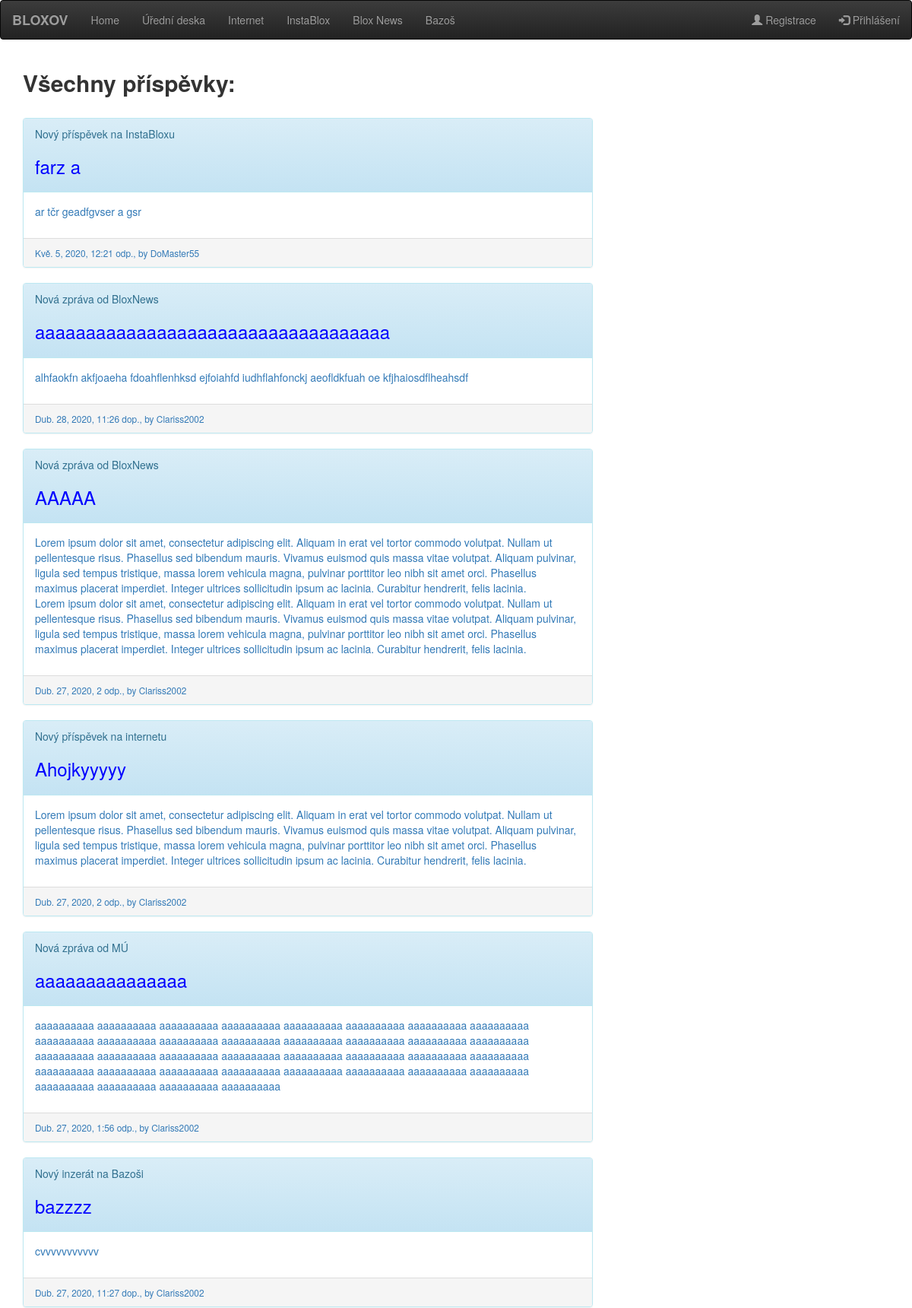
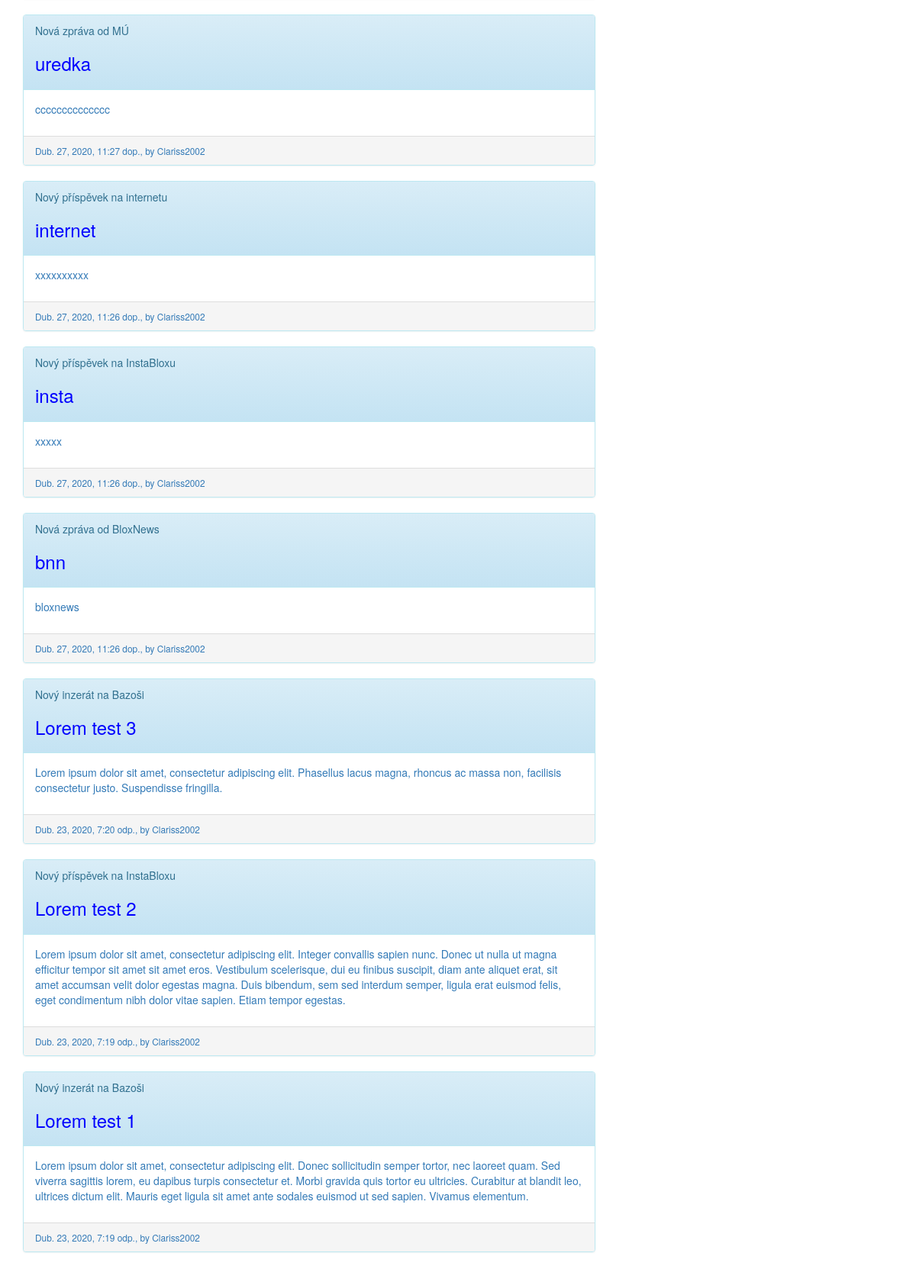
The page / (upper part) on the database its author committed (2 pictures, top to bottom).
### bloxov/models.py (models this page shows, shortened)
class Clanek(models.Model):
    KATEGORIE = (
        (1, 'Bazoš'),
        (2, 'BloxNews'),
        (3, 'InstaBlox'),
        (4, 'Internet'),
        (5, 'Úřední deska'),
    )
    autor = models.ForeignKey('auth.User', on_delete=models.CASCADE, null=True)
    postava = models.ForeignKey('bloxov.Postava', on_delete=models.CASCADE, null=True,
                                verbose_name="Postava jako autor")
    titulek = models.CharField(max_length=100)
    obsah = models.TextField()
    vytvoreno = models.DateTimeField(default=timezone.now)
    publikovano = models.DateTimeField(blank=True, null=True)
    kategorie = models.IntegerField(default=1, choices=KATEGORIE)
    obrazek = models.FileField(upload_to='obrazky/', null=True)
    class Meta:
        verbose_name_plural = 'Clanky'

### bloxov/views.py (the view)
# urls.py: url(r'^$', views.clanek_list, name="clanek_list"),
def clanek_list(request):
    clanky = Clanek.objects.filter(publikovano__lte=timezone.now()).order_by('-publikovano')
    postavy = Postava.objects.order_by('prijmeni')
    return render(request, 'bloxov/clanek_list.html', {'clanky': clanky, 'postavy': postavy})

### bloxov/templates/bloxov/clanek_list.html
{% extends 'bloxov/main.html' %}
{% block content %}
    <h2 style="font-weight: bold;">Všechny příspěvky:</h2>
    <br>
    {% for clanek in clanky %}
        <a href="/clanek/{{clanek.id}}">
            <div class="panel panel-info">
                <div class="panel-heading">
                    {% if clanek.kategorie == 1 %}
                        <p>Nový inzerát na Bazoši</p>
                    {% elif clanek.kategorie == 2 %}
                        <p>Nová zpráva od BloxNews</p>
                    {% elif clanek.kategorie == 3 %}
                        <p>Nový příspěvek na InstaBloxu</p>
                    {% elif clanek.kategorie == 4 %}
                        <p>Nový příspěvek na internetu</p>
                    {% elif clanek.kategorie == 5 %}
                        <p>Nová zpráva od MÚ</p>
                    {% endif %}
                    <h3>{{ clanek.titulek }}</h3>
                </div>
                <div class="panel-body">
                    <p>{{ clanek.obsah|linebreaksbr }}</p>
                </div>
                <div class="panel-footer">
                    <small>{{ clanek.publikovano }}, by {{ clanek.autor }}</small>
                </div>
            </div>
        </a>
    {% endfor %}
{% endblock %}

### bloxov/static/css/main.css (style rules this page uses)
h3, main h4 { color: blue; }

### rows shown on the page
Clanek: kategorie "Nový příspěvek na InstaBloxu", titulek "farz a", obsah "ar tčr geadfgvser a gsr", publikovano "Kvě. 5, 2020, 12:21 odp.", autor "DoMaster55"
Clanek: kategorie "Nová zpráva od BloxNews", titulek "aaaaaaaaaaaaaaaaaaaaaaaaaaaaaaaaaaa", obsah "alhfaokfn akfjoaeha fdoahflenhksd ejfoiahfd iudhflahfonckj aeofldkfuah oe kfjhaiosdflheahsdf", publikovano "Dub. 28, 2020, 11:26 dop.", autor "Clariss2002"
Clanek: kategorie "Nová zpráva od BloxNews", titulek "AAAAA", obsah "Lorem ipsum dolor sit amet, consectetur adipiscing elit. Aliquam in erat vel tortor commodo volutpat. Nullam ut pellentesque risus. Phasellus sed bibendum mauris. Vivamus euismod quis massa vitae volutpat. Aliquam pulvinar, ligula sed tempus tristique, massa lorem vehicula magna, pulvinar porttitor leo nibh sit amet orci. Phasellus maximus placerat imperdiet. Integer ultrices sollicitudin ipsum ac lacinia. Curabitur hendrerit, felis lacinia. Lorem ipsum dolor sit amet, consectetur adipiscing elit. Aliquam in erat vel tortor commodo volutpat. Nullam ut pellentesque risus. Phasellus sed bibendum mauris. Vivamus euismod quis massa vitae volutpat. Aliquam pulvinar, ligula sed tempus tristique,…", publikovano "Dub. 27, 2020, 2 odp.", autor "Clariss2002"
Clanek: kategorie "Nový příspěvek na internetu", titulek "Ahojkyyyyy", obsah "Lorem ipsum dolor sit amet, consectetur adipiscing elit. Aliquam in erat vel tortor commodo volutpat. Nullam ut pellentesque risus. Phasellus sed bibendum mauris. Vivamus euismod quis massa vitae volutpat. Aliquam pulvinar, ligula sed tempus tristique, massa lorem vehicula magna, pulvinar porttitor leo nibh sit amet orci. Phasellus maximus placerat imperdiet. Integer ultrices sollicitudin ipsum ac lacinia. Curabitur hendrerit, felis lacinia.", publikovano "Dub. 27, 2020, 2 odp.", autor "Clariss2002"
Clanek: kategorie "Nová zpráva od MÚ", titulek "aaaaaaaaaaaaaaa", obsah "aaaaaaaaaa aaaaaaaaaa aaaaaaaaaa aaaaaaaaaa aaaaaaaaaa aaaaaaaaaa aaaaaaaaaa aaaaaaaaaa aaaaaaaaaa aaaaaaaaaa aaaaaaaaaa aaaaaaaaaa aaaaaaaaaa aaaaaaaaaa aaaaaaaaaa aaaaaaaaaa aaaaaaaaaa aaaaaaaaaa aaaaaaaaaa aaaaaaaaaa aaaaaaaaaa aaaaaaaaaa aaaaaaaaaa aaaaaaaaaa aaaaaaaaaa aaaaaaaaaa aaaaaaaaaa aaaaaaaaaa aaaaaaaaaa aaaaaaaaaa aaaaaaaaaa aaaaaaaaaa aaaaaaaaaa aaaaaaaaaa aaaaaaaaaa aaaaaaaaaa", publikovano "Dub. 27, 2020, 1:56 odp.", autor "Clariss2002"
Clanek: kategorie "Nový inzerát na Bazoši", titulek "bazzzz", obsah "cvvvvvvvvvvv", publikovano "Dub. 27, 2020, 11:27 dop.", autor "Clariss2002"
Clanek: kategorie "Nová zpráva od MÚ", titulek "uredka", obsah "cccccccccccccc", publikovano "Dub. 27, 2020, 11:27 dop.", autor "Clariss2002"
Clanek: kategorie "Nový příspěvek na internetu", titulek "internet", obsah "xxxxxxxxxx", publikovano "Dub. 27, 2020, 11:26 dop.", autor "Clariss2002"
Clanek: kategorie "Nový příspěvek na InstaBloxu", titulek "insta", obsah "xxxxx", publikovano "Dub. 27, 2020, 11:26 dop.", autor "Clariss2002"
Clanek: kategorie "Nová zpráva od BloxNews", titulek "bnn", obsah "bloxnews", publikovano "Dub. 27, 2020, 11:26 dop.", autor "Clariss2002"
Clanek: kategorie "Nový inzerát na Bazoši", titulek "Lorem test 3", obsah "Lorem ipsum dolor sit amet, consectetur adipiscing elit. Phasellus lacus magna, rhoncus ac massa non, facilisis consectetur justo. Suspendisse fringilla.", publikovano "Dub. 23, 2020, 7:20 odp.", autor "Clariss2002"
Clanek: kategorie "Nový příspěvek na InstaBloxu", titulek "Lorem test 2", obsah "Lorem ipsum dolor sit amet, consectetur adipiscing elit. Integer convallis sapien nunc. Donec ut nulla ut magna efficitur tempor sit amet sit amet eros. Vestibulum scelerisque, dui eu finibus suscipit, diam ante aliquet erat, sit amet accumsan velit dolor egestas magna. Duis bibendum, sem sed interdum semper, ligula erat euismod felis, eget condimentum nibh dolor vitae sapien. Etiam tempor egestas.", publikovano "Dub. 23, 2020, 7:19 odp.", autor "Clariss2002"
Clanek: kategorie "Nový inzerát na Bazoši", titulek "Lorem test 1", obsah "Lorem ipsum dolor sit amet, consectetur adipiscing elit. Donec sollicitudin semper tortor, nec laoreet quam. Sed viverra sagittis lorem, eu dapibus turpis consectetur et. Morbi gravida quis tortor eu ultricies. Curabitur at blandit leo, ultrices dictum elit. Mauris eget ligula sit amet ante sodales euismod ut sed sapien. Vivamus elementum.", publikovano "Dub. 23, 2020, 7:19 odp.", autor "Clariss2002"
